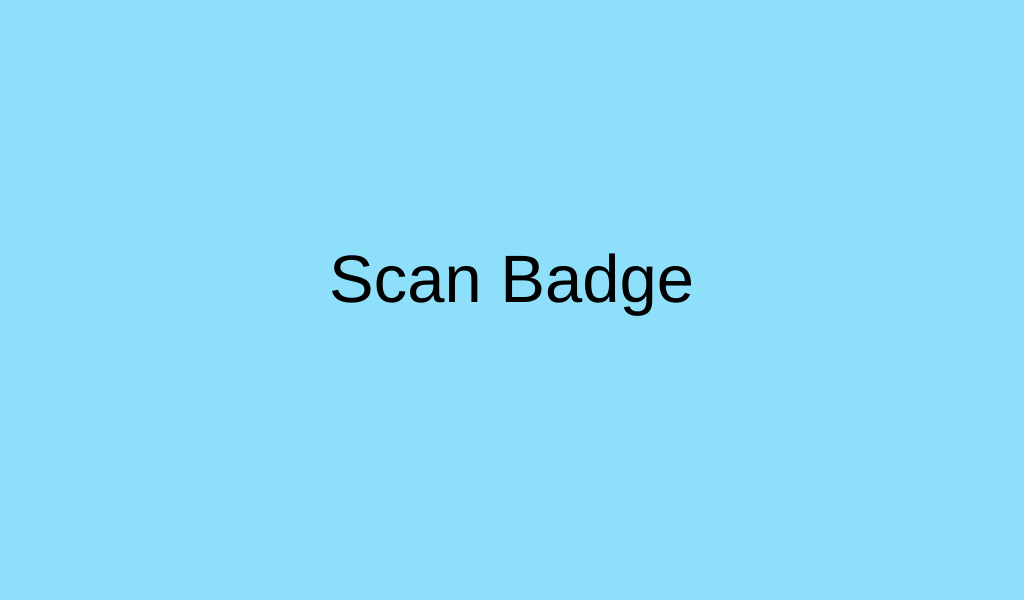
<?xml version="1.0" encoding="UTF-8"?>
<ui version="4.0">
 <class>MainWindow</class>
 <widget class="QMainWindow" name="MainWindow">
  <property name="geometry">
   <rect>
    <x>0</x>
    <y>0</y>
    <width>1024</width>
    <height>600</height>
   </rect>
  </property>
  <property name="windowTitle">
   <string>MainWindow</string>
  </property>
  <property name="styleSheet">
   <string notr="true">background-color: rgb(142, 224, 250);</string>
  </property>
  <widget class="QWidget" name="centralwidget">
   <property name="sizePolicy">
    <sizepolicy hsizetype="Preferred" vsizetype="Preferred">
     <horstretch>0</horstretch>
     <verstretch>0</verstretch>
    </sizepolicy>
   </property>
   <layout class="QGridLayout" name="gridLayout">
    <item row="1" column="0">
     <widget class="QLabel" name="label">
      <property name="sizePolicy">
       <sizepolicy hsizetype="Minimum" vsizetype="Minimum">
        <horstretch>0</horstretch>
        <verstretch>0</verstretch>
       </sizepolicy>
      </property>
      <property name="font">
       <font>
        <pointsize>50</pointsize>
       </font>
      </property>
      <property name="text">
       <string>Scan Badge</string>
      </property>
      <property name="alignment">
       <set>Qt::AlignCenter</set>
      </property>
     </widget>
    </item>
    <item row="2" column="0">
     <layout class="QHBoxLayout" name="horizontalLayout">
      <item>
       <widget class="QLabel" name="label_2">
        <property name="sizePolicy">
         <sizepolicy hsizetype="Fixed" vsizetype="Fixed">
          <horstretch>0</horstretch>
          <verstretch>0</verstretch>
         </sizepolicy>
        </property>
        <property name="text">
         <string/>
        </property>
        <property name="pixmap">
         <pixmap>152-1524523_blue-up-arrow-clip.png</pixmap>
        </property>
        <property name="scaledContents">
         <bool>true</bool>
        </property>
        <property name="alignment">
         <set>Qt::AlignCenter</set>
        </property>
        <property name="wordWrap">
         <bool>false</bool>
        </property>
       </widget>
      </item>
     </layout>
    </item>
   </layout>
  </widget>
  <widget class="QMenuBar" name="menubar">
   <property name="geometry">
    <rect>
     <x>0</x>
     <y>0</y>
     <width>1024</width>
     <height>22</height>
    </rect>
   </property>
  </widget>
  <widget class="QStatusBar" name="statusbar"/>
 </widget>
 <resources/>
 <connections/>
</ui>
